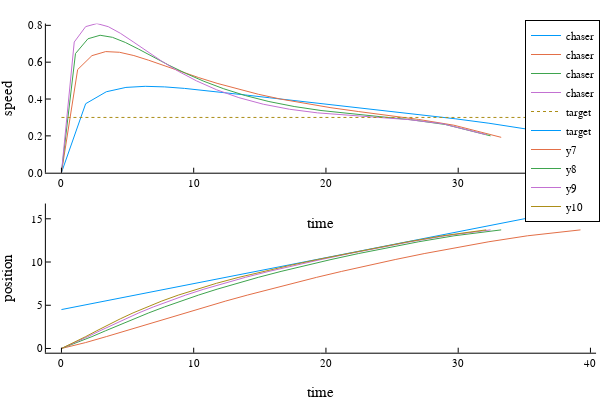

This figure's notebook cell:
### Markdown cell above
## Minimum-error solution
Minimizing mean-square error to taget, plus work.
Optimization wants to hit a peak speed quickly and then gradually slow down toward the target

### Code cell
wstar4 = findgait(WalkRW2l(α=0.35,safety=true), target=:speed=>0.3, varying=:P)
ctime = 0. # cost of time, to encourage hurrying
cerrors = 0.001:0.005:0.02
targetspeed = 0.3
targetdist = 4.5
results = [optwalktag(wstar4, 20, ctime=ctime, cerror=cerror,targetspeed=targetspeed, targetdist=targetdist)
    for cerror in cerrors]
targetpos(t) = targetdist .+ targetspeed.*t
p = plot(layout=(2,1))
targettimes = [range(0, result.totaltime, length=50) for result in results]
chasertimes = [cumsum([0;result.steps.tf]) for result in results] # accumulate step times
chaserposns = [cumsum([0; result.steps.steplength]) for result in results] # how far chaser goes
chaserspeeds = [[0; result.steps.speed] for result in results] # prepend 0 for start speed

plot!(p[1], chasertimes, chaserspeeds,ylims=(0,Inf),xlabel="time",ylabel="speed",
    label="chaser")
plot!(p[1], chasertimes[1][[1,end]],[targetspeed,targetspeed],linestyle=:dot,label="target")
plot!(p[2], chasertimes[1], targetpos.(chasertimes[1]),label="target")
plot!(p[2], chasertimes, chaserposns,xlabel="time",ylabel="position")

### Figure 1 — Plotly figure (JSON) as saved in the notebook; plotly's stock layout.template omitted (floating-point values rounded to 4 significant figures)
{"data": [{"colorbar": {"title": ""}, "legendgroup": "chaser", "line": {"color": "rgba(0, 154, 250, 1.000)", "dash": "solid", "shape": "linear", "width": 1}, "mode": "lines", "name": "chaser", "showlegend": true, "type": "scatter", "x": [0, 1.831, 3.391, 4.872, 6.335, 7.807, 9.306, 10.84, 12.42, 14.05, 15.74, 17.48, 19.3, 21.19, 23.16, 25.24, 27.43, 29.77, 32.32, 35.23, 39.25], "xaxis": "x1", "y": [0, 0.3746, 0.4395, 0.463, 0.4689, 0.4658, 0.4576, 0.4467, 0.4342, 0.4208, 0.4068, 0.3925, 0.3779, 0.3629, 0.3473, 0.3308, 0.3129, 0.2928, 0.2686, 0.2362, 0.1705], "yaxis": "y1", "zmax": null, "zmin": null}, {"colorbar": {"title": ""}, "legendgroup": "chaser", "line": {"color": "rgba(227, 111, 71, 1.000)", "dash": "solid", "shape": "linear", "width": 1}, "mode": "lines", "name": "chaser", "showlegend": true, "type": "scatter", "x": [0, 1.225, 2.304, 3.347, 4.397, 5.475, 6.598, 7.779, 9.028, 10.36, 11.77, 13.28, 14.89, 16.61, 18.44, 20.38, 22.45, 24.65, 27.02, 29.68, 33.25], "xaxis": "x1", "y": [0, 0.5598, 0.6354, 0.6574, 0.6537, 0.6359, 0.6104, 0.5807, 0.5491, 0.5168, 0.4851, 0.4545, 0.4258, 0.3991, 0.3748, 0.3527, 0.3321, 0.3118, 0.289, 0.2577, 0.192], "yaxis": "y1", "zmax": null, "zmin": null}, {"colorbar": {"title": ""}, "legendgroup": "chaser", "line": {"color": "rgba(62, 164, 78, 1.000)", "dash": "solid", "shape": "linear", "width": 1}, "mode": "lines", "name": "chaser", "showlegend": true, "type": "scatter", "x": [0, 1.061, 2.004, 2.923, 3.856, 4.826, 5.849, 6.941, 8.115, 9.387, 10.77, 12.27, 13.91, 15.69, 17.6, 19.63, 21.77, 24.02, 26.4, 29.02, 32.45], "xaxis": "x1", "y": [0, 0.6466, 0.7269, 0.7461, 0.7349, 0.7072, 0.6702, 0.6282, 0.584, 0.5395, 0.4962, 0.4556, 0.4186, 0.3864, 0.3594, 0.3376, 0.3202, 0.3048, 0.2878, 0.2618, 0.2001], "yaxis": "y1", "zmax": null, "zmin": null}, {"colorbar": {"title": ""}, "legendgroup": "chaser", "line": {"color": "rgba(195, 113, 210, 1.000)", "dash": "solid", "shape": "linear", "width": 1}, "mode": "lines", "name": "chaser", "showlegend": true, "type": "scatter", "x": [0, 0.9668, 1.832, 2.678, 3.544, 4.449, 5.414, 6.454, 7.588, 8.833, 10.21, 11.73, 13.41, 15.26, 17.25, 19.36, 21.56, 23.84, 26.22, 28.8, 32.12], "xaxis": "x1", "y": [0, 0.7093, 0.7931, 0.8097, 0.7927, 0.7571, 0.711, 0.6592, 0.605, 0.5508, 0.4986, 0.4502, 0.4075, 0.3719, 0.3444, 0.3248, 0.3113, 0.3009, 0.2885, 0.2661, 0.2067], "yaxis": "y1", "zmax": null, "zmin": null}, {"colorbar": {"title": ""}, "legendgroup": "target", "line": {"color": "rgba(172, 142, 24, 1.000)", "dash": "dot", "shape": "linear", "width": 1}, "mode": "lines", "name": "target", "showlegend": true, "type": "scatter", "x": [0, 39.25], "xaxis": "x1", "y": [0.3, 0.3], "yaxis": "y1", "zmax": null, "zmin": null}, {"colorbar": {"title": ""}, "legendgroup": "target", "line": {"color": "rgba(0, 154, 250, 1.000)", "dash": "solid", "shape": "linear", "width": 1}, "mode": "lines", "name": "target", "showlegend": true, "type": "scatter", "x": [0, 1.831, 3.391, 4.872, 6.335, 7.807, 9.306, 10.84, 12.42, 14.05, 15.74, 17.48, 19.3, 21.19, 23.16, 25.24, 27.43, 29.77, 32.32, 35.23, 39.25], "xaxis": "x2", "y": [4.5, 5.049, 5.517, 5.962, 6.4, 6.842, 7.292, 7.752, 8.226, 8.715, 9.221, 9.745, 10.29, 10.86, 11.45, 12.07, 12.73, 13.43, 14.2, 15.07, 16.27], "yaxis": "y2", "zmax": null, "zmin": null}, {"colorbar": {"title": ""}, "legendgroup": "y7", "line": {"color": "rgba(227, 111, 71, 1.000)", "dash": "solid", "shape": "linear", "width": 1}, "mode": "lines", "name": "y7", "showlegend": true, "type": "scatter", "x": [0, 1.831, 3.391, 4.872, 6.335, 7.807, 9.306, 10.84, 12.42, 14.05, 15.74, 17.48, 19.3, 21.19, 23.16, 25.24, 27.43, 29.77, 32.32, 35.23, 39.25], "xaxis": "x2", "y": [0, 0.6858, 1.372, 2.057, 2.743, 3.429, 4.115, 4.801, 5.486, 6.172, 6.858, 7.544, 8.23, 8.915, 9.601, 10.29, 10.97, 11.66, 12.34, 13.03, 13.72], "yaxis": "y2", "zmax": null, "zmin": null}, {"colorbar": {"title": ""}, "legendgroup": "y8", "line": {"color": "rgba(62, 164, 78, 1.000)", "dash": "solid", "shape": "linear", "width": 1}, "mode": "lines", "name": "y8", "showlegend": true, "type": "scatter", "x": [0, 1.225, 2.304, 3.347, 4.397, 5.475, 6.598, 7.779, 9.028, 10.36, 11.77, 13.28, 14.89, 16.61, 18.44, 20.38, 22.45, 24.65, 27.02, 29.68, 33.25], "xaxis": "x2", "y": [0, 0.6858, 1.372, 2.057, 2.743, 3.429, 4.115, 4.801, 5.486, 6.172, 6.858, 7.544, 8.23, 8.915, 9.601, 10.29, 10.97, 11.66, 12.34, 13.03, 13.72], "yaxis": "y2", "zmax": null, "zmin": null}, {"colorbar": {"title": ""}, "legendgroup": "y9", "line": {"color": "rgba(195, 113, 210, 1.000)", "dash": "solid", "shape": "linear", "width": 1}, "mode": "lines", "name": "y9", "showlegend": true, "type": "scatter", "x": [0, 1.061, 2.004, 2.923, 3.856, 4.826, 5.849, 6.941, 8.115, 9.387, 10.77, 12.27, 13.91, 15.69, 17.6, 19.63, 21.77, 24.02, 26.4, 29.02, 32.45], "xaxis": "x2", "y": [0, 0.6858, 1.372, 2.057, 2.743, 3.429, 4.115, 4.801, 5.486, 6.172, 6.858, 7.544, 8.23, 8.915, 9.601, 10.29, 10.97, 11.66, 12.34, 13.03, 13.72], "yaxis": "y2", "zmax": null, "zmin": null}, {"colorbar": {"title": ""}, "legendgroup": "y10", "line": {"color": "rgba(172, 142, 24, 1.000)", "dash": "solid", "shape": "linear", "width": 1}, "mode": "lines", "name": "y10", "showlegend": true, "type": "scatter", "x": [0, 0.9668, 1.832, 2.678, 3.544, 4.449, 5.414, 6.454, 7.588, 8.833, 10.21, 11.73, 13.41, 15.26, 17.25, 19.36, 21.56, 23.84, 26.22, 28.8, 32.12], "xaxis": "x2", "y": [0, 0.6858, 1.372, 2.057, 2.743, 3.429, 4.115, 4.801, 5.486, 6.172, 6.858, 7.544, 8.23, 8.915, 9.601, 10.29, 10.97, 11.66, 12.34, 13.03, 13.72], "yaxis": "y2", "zmax": null, "zmin": null}], "layout": {"annotations": [], "height": 400, "legend": {"bgcolor": "rgba(255, 255, 255, 1.000)", "bordercolor": "rgba(0, 0, 0, 1.000)", "borderwidth": 1, "font": {"color": "rgba(0, 0, 0, 1.000)", "family": "Helvetica", "size": 11}, "title": {"font": {"color": "rgba(0, 0, 0, 1.000)", "family": "Helvetica", "size": 15}, "text": ""}, "tracegroupgap": 0, "traceorder": "normal", "x": 1, "xanchor": "auto", "y": 1, "yanchor": "auto"}, "margin": {"b": 20, "l": 0, "r": 0, "t": 20}, "paper_bgcolor": "rgba(255, 255, 255, 1.000)", "plot_bgcolor": "rgba(255, 255, 255, 1.000)", "showlegend": true, "width": 600, "xaxis1": {"anchor": "y1", "domain": [0.07647, 0.9934], "gridcolor": "rgba(0, 0, 0, 0.100)", "gridwidth": 0.5, "linecolor": "rgba(0, 0, 0, 1.000)", "mirror": false, "range": [-1.177, 40.42], "showgrid": false, "showline": true, "showticklabels": true, "tickangle": 0, "tickcolor": "rgb(0, 0, 0)", "tickfont": {"color": "rgba(0, 0, 0, 1.000)", "family": "Helvetica", "size": 11}, "tickmode": "array", "ticks": "inside", "ticktext": ["0", "10", "20", "30", "40"], "tickvals": [0, 10, 20, 30, 40], "title": "time", "titlefont": {"color": "rgba(0, 0, 0, 1.000)", "family": "Helvetica", "size": 15}, "type": "-", "visible": true, "zeroline": false, "zerolinecolor": "rgba(0, 0, 0, 1.000)"}, "xaxis2": {"anchor": "y2", "domain": [0.07647, 0.9934], "gridcolor": "rgba(0, 0, 0, 0.100)", "gridwidth": 0.5, "linecolor": "rgba(0, 0, 0, 1.000)", "mirror": false, "range": [-1.177, 40.42], "showgrid": false, "showline": true, "showticklabels": true, "tickangle": 0, "tickcolor": "rgb(0, 0, 0)", "tickfont": {"color": "rgba(0, 0, 0, 1.000)", "family": "Helvetica", "size": 11}, "tickmode": "array", "ticks": "inside", "ticktext": ["0", "10", "20", "30", "40"], "tickvals": [0, 10, 20, 30, 40], "title": "time", "titlefont": {"color": "rgba(0, 0, 0, 1.000)", "family": "Helvetica", "size": 15}, "type": "-", "visible": true, "zeroline": false, "zerolinecolor": "rgba(0, 0, 0, 1.000)"}, "yaxis1": {"anchor": "x1", "domain": [0.5758, 0.9902], "gridcolor": "rgba(0, 0, 0, 0.100)", "gridwidth": 0.5, "linecolor": "rgba(0, 0, 0, 1.000)", "mirror": false, "range": [0, 0.8097], "showgrid": false, "showline": true, "showticklabels": true, "tickangle": 0, "tickcolor": "rgb(0, 0, 0)", "tickfont": {"color": "rgba(0, 0, 0, 1.000)", "family": "Helvetica", "size": 11}, "tickmode": "array", "ticks": "inside", "ticktext": ["0.0", "0.2", "0.4", "0.6", "0.8"], "tickvals": [0, 0.2, 0.4, 0.6, 0.8], "title": "speed", "titlefont": {"color": "rgba(0, 0, 0, 1.000)", "family": "Helvetica", "size": 15}, "type": "-", "visible": true, "zeroline": false, "zerolinecolor": "rgba(0, 0, 0, 1.000)"}, "yaxis2": {"anchor": "x2", "domain": [0.07581, 0.4902], "gridcolor": "rgba(0, 0, 0, 0.100)", "gridwidth": 0.5, "linecolor": "rgba(0, 0, 0, 1.000)", "mirror": false, "range": [-0.4882, 16.76], "showgrid": false, "showline": true, "showticklabels": true, "tickangle": 0, "tickcolor": "rgb(0, 0, 0)", "tickfont": {"color": "rgba(0, 0, 0, 1.000)", "family": "Helvetica", "size": 11}, "tickmode": "array", "ticks": "inside", "ticktext": ["0", "5", "10", "15"], "tickvals": [0, 5, 10, 15], "title": "position", "titlefont": {"color": "rgba(0, 0, 0, 1.000)", "family": "Helvetica", "size": 15}, "type": "-", "visible": true, "zeroline": false, "zerolinecolor": "rgba(0, 0, 0, 1.000)"}}}
